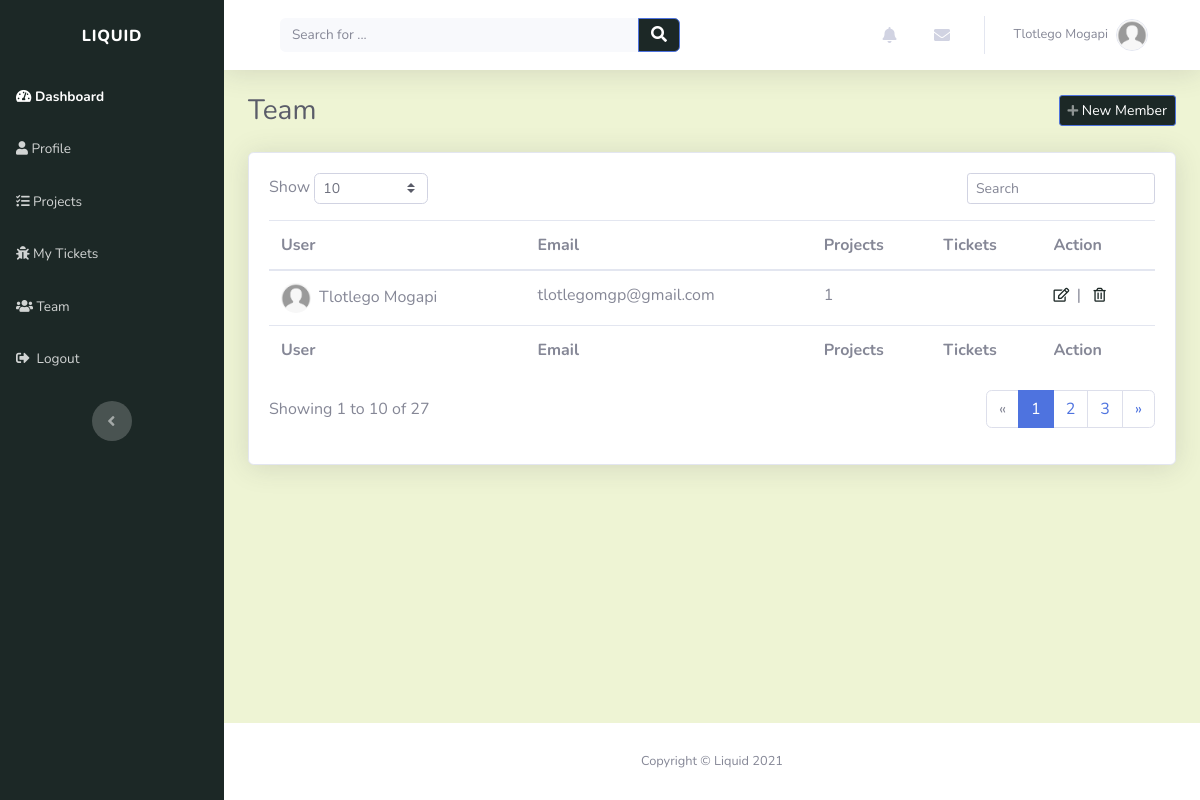
Page /teams/ (signed in) on the earlier database version.
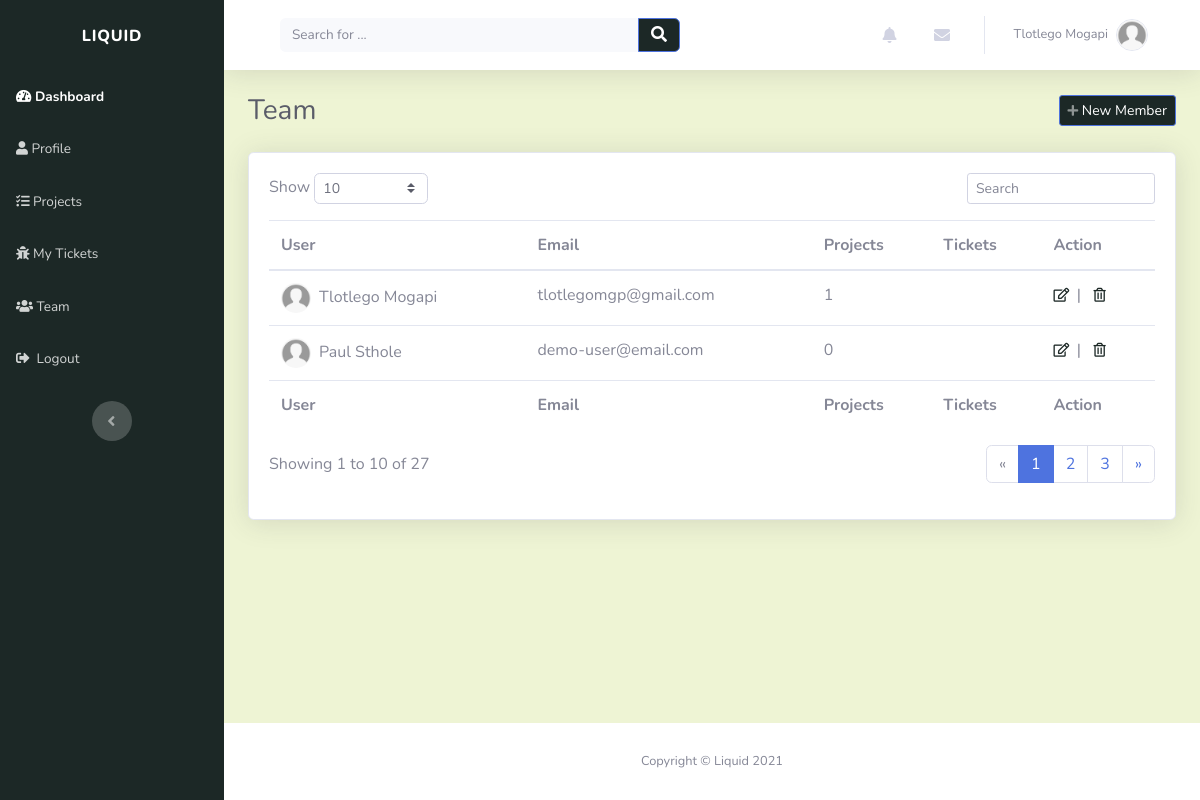
Same page on the later database version.
### account/models.py (models this page shows, shortened)
class Profile(models.Model):
    user = models.OneToOneField(settings.AUTH_USER_MODEL, on_delete=models.CASCADE, unique = True)
    profile_picture = models.ImageField(default='default.jpg', upload_to='profile_images', blank = True)
    website = models.URLField(blank= True)
    first_name = models.CharField(max_length=30, blank=True)
    last_name = models.CharField(max_length=30, blank=True)
    address = models.CharField(max_length=50, blank=True)
    city = models.CharField(max_length=50, blank=True)
    country = models.CharField(max_length=50, blank=True)
    slug = models.SlugField(unique=True, blank=True)

class Account(AbstractBaseUser):
    email = models.EmailField(verbose_name="email", max_length=30, unique=True)
    username = models.CharField(max_length=30, unique=True)
    date_created = models.DateTimeField(verbose_name="date created", auto_now_add=True)
    last_login = models.DateTimeField(verbose_name="last login", auto_now=True)
    is_admin = models.BooleanField(default=False)
    is_staff = models.BooleanField(default=False)
    is_active = models.BooleanField(default=True)
    is_super_user = models.BooleanField(default=False)
    USERNAME_FIELD = 'email'
    REQUIRED_FIELDS = ['username']
    objects = AccountManager()

### teams/views.py (the view)
# urls.py: path('', views.team_view, name = "team_page"),
@login_required(login_url='login_page')
def team_view(request):
    context = {}
    user_profile = get_object_or_404(Profile, user = request.user)
    context['users'] = Profile.objects.all()
    context['profile'] = user_profile
    context['direct_messages'] = DirectMessage.objects.filter(receiver = user_profile).order_by('-created_on')[:5]
    context['alerts'] = Alert.objects.filter(user = user_profile).order_by('-created_on')[:5]
    return render(request, "teams/team.html", context)

### teams/templates/teams/team.html (shortened to what this page needs)
{% extends "index/header.html" %} {% load static %} {% block title %}Teams{% endblock %} {% block content %}
<div class="d-sm-flex justify-content-between align-items-center mb-4">
	<h3 class="text-dark mb-0">Team</h3>
	<a
		class="btn btn-primary btn-sm d-none d-sm-inline-block"
		role="button"
		href="#"
		style="background: rgb(28, 40, 38)"
		><em class="fas fa-plus fa-sm text-white-50"></em>&nbsp;New Member</a
	>
</div>
<div class="card shadow">
	<div class="card-body">
		<div class="row">
			<div class="col-md-6 text-nowrap">
				<div id="dataTable_length" class="dataTables_length" aria-controls="dataTable">
					<label
						>Show&nbsp;<select class="form-control form-control-sm custom-select custom-select-sm">
							<option value="10" selected="">10</option>
							<option value="100">100</option></select
						>&nbsp;</label
					>
				</div>
			</div>
			<div class="col-md-6">
				<div class="text-md-right dataTables_filter" id="dataTable_filter">
					<label
						><input
							type="search"
							class="form-control form-control-sm"
							aria-controls="dataTable"
							placeholder="Search"
					/></label>
				</div>
			</div>
		</div>
		<div class="table-responsive table mt-2" id="dataTable" role="grid" aria-describedby="dataTable_info">
			<table class="table my-0" id="dataTable" aria-describedby="team">
				<thead>
					{% include 'teams/snippets/table_header.html'%}
				</thead>
				<tbody>
					{% for profile in users %} {% include 'teams/snippets/user.html'%} {% endfor %}
				</tbody>
				<tfoot>
					{% include 'teams/snippets/table_header.html'%}
				</tfoot>
			</table>
		</div>
		<div class="row">
			<div class="col-md-6 align-self-center">
				<p id="dataTable_info" class="dataTables_info" role="status" aria-live="polite">
					Showing 1 to 10 of 27
				</p>
			</div>
			<div class="col-md-6">
				<nav class="d-lg-flex justify-content-lg-end dataTables_paginate paging_simple_numbers">
					<ul class="pagination">
						<li class="page-item disabled">
							<a class="page-link" href="#" aria-label="Previous"><span aria-hidden="true">«</span></a>
						</li>
						<li class="page-item active"><a class="page-link" href="#">1</a></li>
						<li class="page-item"><a class="page-link" href="#">2</a></li>
						<li class="page-item"><a class="page-link" href="#">3</a></li>
						<li class="page-item">
							<a class="page-link" href="#" aria-label="Next"><span aria-hidden="true">»</span></a>
						</li>
					</ul>
				</nav>
			</div>
		</div>
	</div>
</div>
{% endblock %}

### index/templates/index/snippets/navbar.html (shortened to what this page needs)
<nav
	class="navbar navbar-light navbar-expand bg-white shadow mb-4 topbar static-top"
	style="background: rgb(238, 244, 212)"
>
	<div class="container-fluid">
		<div class="container-fluid">
			<form
				method="GET"
				action="{% url 'index_page' %}"
				target="_self"
				class="form-inline d-none d-sm-inline-block mr-auto ml-md-3 my-2 my-md-0 mw-100 navbar-search"
			>
				<div class="input-group">
					<input
						class="bg-light form-control border-0 small"
						type="search"
						placeholder="Search for ..."
						value="{{query}}"
						name="q"
					/>
					<div class="input-group-append">
						<button class="btn btn-primary py-0" type="submit" style="background: rgb(28, 40, 38)">
							<em class="fas fa-search"></em>
						</button>
					</div>
				</div>
			</form>
			<ul class="nav navbar-nav flex-nowrap ml-auto">
				<li class="nav-item dropdown no-arrow mx-1">
					<div class="nav-item dropdown no-arrow">
						<a class="dropdown-toggle nav-link" data-toggle="dropdown" aria-expanded="false" href="#"
							><em class="fas fa-bell fa-fw"></em
						></a>
					</div>
				</li>
				<li class="nav-item dropdown no-arrow mx-1">
					<div class="nav-item dropdown no-arrow">
						<a class="dropdown-toggle nav-link" data-toggle="dropdown" aria-expanded="false" href="#"
							><em class="fas fa-envelope fa-fw"></em></a
						>
					</div>
				</li>
				<li class="nav-item dropdown no-arrow">
					<div class="nav-item dropdown no-arrow">
						<a class="dropdown-toggle nav-link" data-toggle="dropdown" aria-expanded="false" href="#"
							><span class="d-none d-lg-inline mr-2 text-gray-600 small">
								{% if profile.first_name and profile.last_name %} {{profile.first_name}}
								{{profile.last_name}} {% else %} {{user}} {%endif%}
							</span>
							<img
								class="border rounded-circle img-profile"
								src="{{profile.profile_picture.url}}"
								alt="user image"
							/>
						</a>
					</div>
				</li>
			</ul>
		</div>
	</div>
</nav>

### teams/templates/teams/snippets/user.html
<tr>
	<td>
		<img
			class="rounded-circle mr-2"
			width="30"
			height="30"
			src="{{profile.profile_picture.url}}"
			alt="user image"
		/>{% if profile.first_name %}{{profile.first_name}} {{profile.last_name}} {%else%} {{profile.user.username}}
		{%endif%}
	</td>
	<td>{{profile.user.email}}</td>
	<td>{{profile.projectrole_set.all.count}}</td>
	<td>{{profile.user_tickets.count}}</td>
	<td>{% include 'projects/snippets/project_action.html' %}</td>
</tr>

### projects/templates/projects/snippets/project_action.html
<a role="button" href="#" style="color: rgb(28, 40, 38)" title="Edit"><em class="far fa-edit fa-sm">&nbsp</em></a>
|&nbsp&nbsp
<a role="button" href="#" style="color: rgb(28, 40, 38)" title="Delete"
	><em class="far fa-trash-alt fa-sm">&nbsp</em></a
>

Differences in the rows shown:
added Profile: profile_picture (placeholder picture), first_name "Paul", last_name "Sthole", user.email "demo-user@email.com", projectrole_set.all.count "0"
